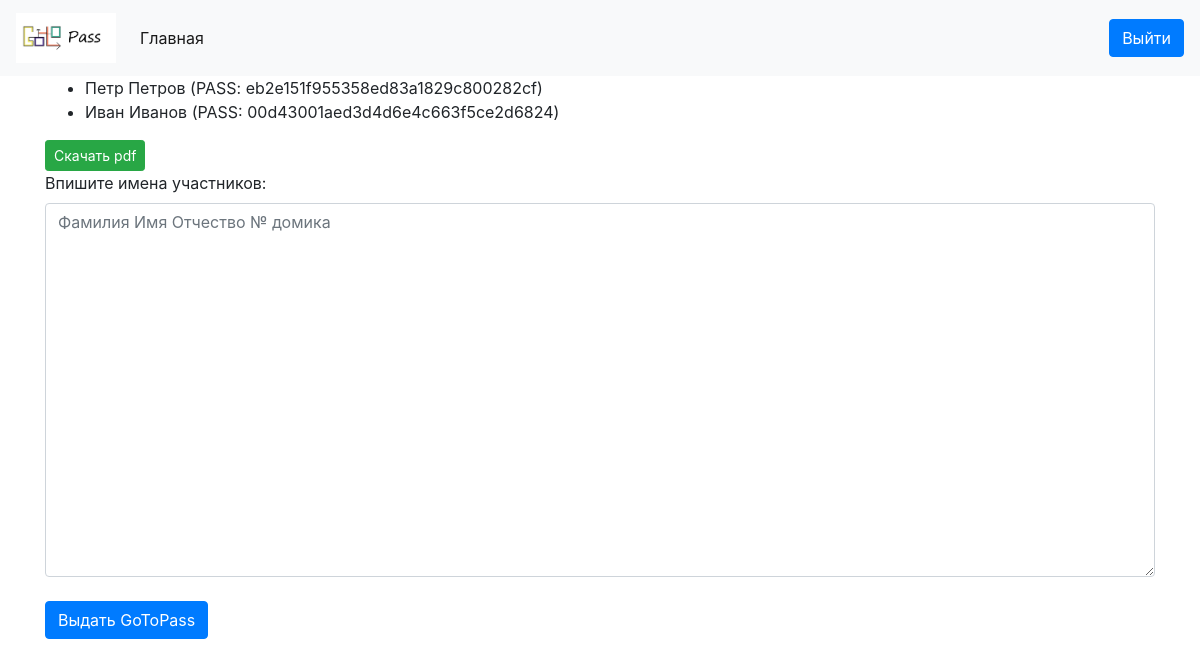
Page / (signed in) on the earlier database version.
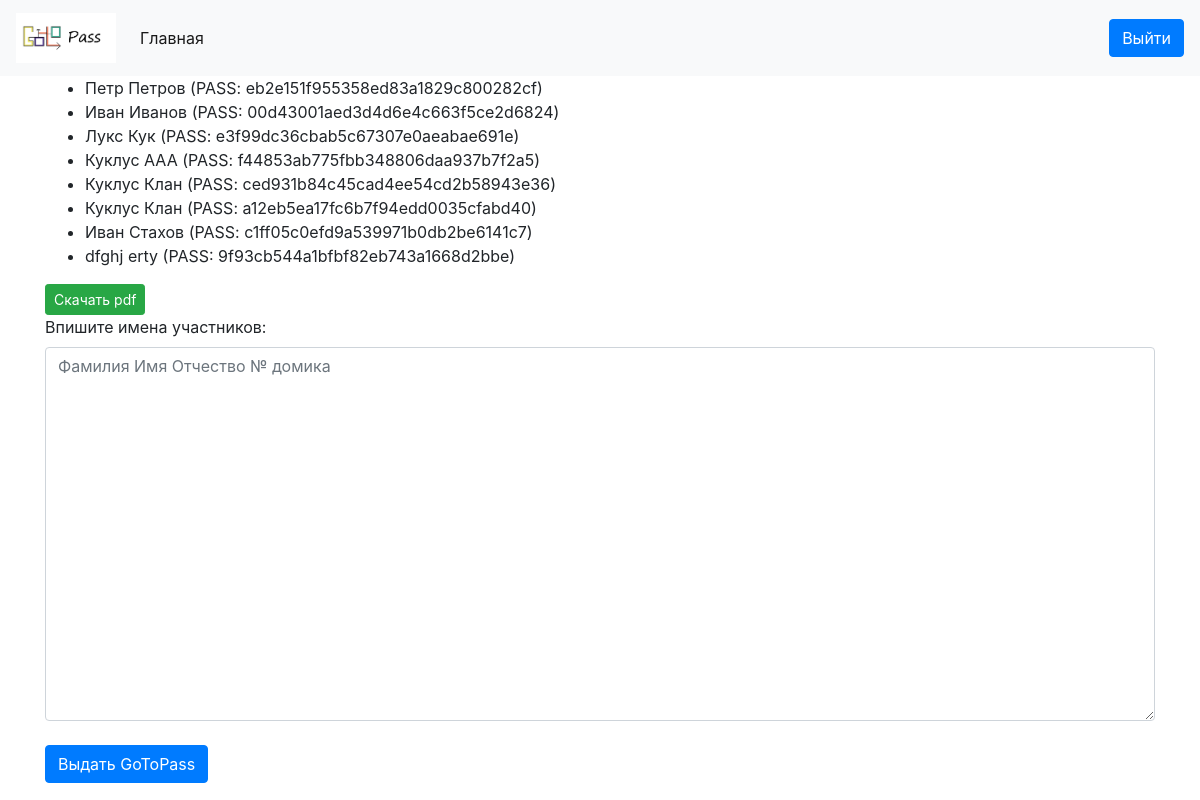
Same page on the later database version.
### Pass/models.py (models this page shows)
class Person(models.Model):
    name = models.TextField()
    surname = models.TextField()
    patronymic = models.TextField()
    tg_id = models.TextField()
    vk_id = models.TextField()
    cours = models.TextField()
    pass_gen = models.TextField()
    home_number = models.TextField()

### Pass/views.py (the view, shortened to what this page needs)
# urls.py: path('', admink)
def admink(request):  # страница для добавления участников лагеря
    if request.user.is_authenticated:
        if request.method == 'GET':
            students = Person.objects.all()
            return render(request, 'admin.html', {'students': students})
    else:
        return redirect('/login')

### Pass/templates/admin.html (shortened to what this page needs)
{% extends 'base.html' %}
{% block content %}
<div>
<ul>
{% for student in students %}
    <li>{{ student.name }} {{ student.surname }} (PASS: {{ student.pass_gen }})</li>
{% endfor %}
</ul>
</div>
<a href="/pdf" class="btn btn-success btn-sm">Скачать pdf</a>
<div class="form-group">
<form method="post">
<label for textarea>Впишите имена участников:</label>
<textarea placeholder="Фамилия Имя Отчество № домика" class="form-control" name="FirstLastname" rows="15" id="textarea"></textarea><br>
<input type="submit" name="submit" class="btn btn-primary" value="Выдать GoToPass" />
</form>
</div>
{% endblock %}

Differences in the rows shown:
added Person: name "Лукс", surname "Кук", pass_gen "e3f99dc36cbab5c67307e0aeabae691e"
added Person: name "Куклус", surname "ААА", pass_gen "f44853ab775fbb348806daa937b7f2a5"
added Person: name "Куклус", surname "Клан", pass_gen "ced931b84c45cad4ee54cd2b58943e36"
added Person: name "Куклус", surname "Клан", pass_gen "a12eb5ea17fc6b7f94edd0035cfabd40"
added Person: name "Иван", surname "Стахов", pass_gen "c1ff05c0efd9a539971b0db2be6141c7"
added Person: name "dfghj", surname "erty", pass_gen "9f93cb544a1bfbf82eb743a1668d2bbe"
